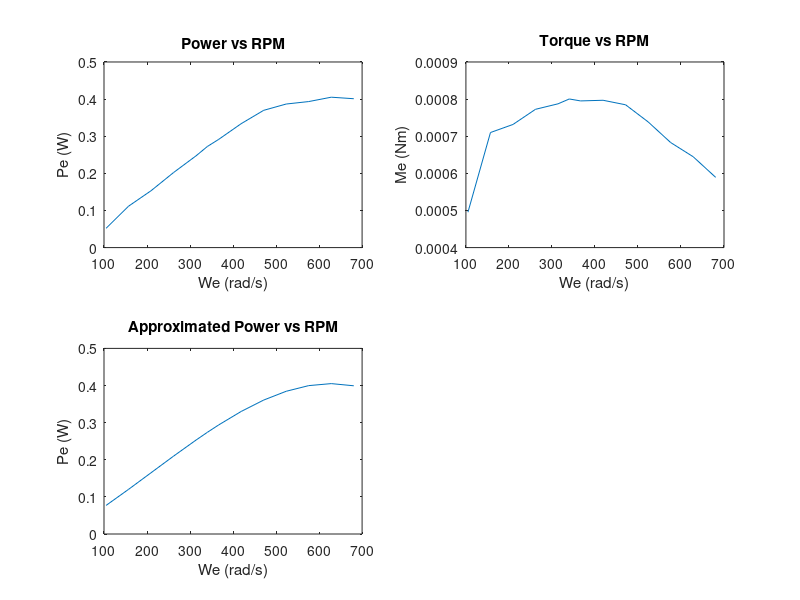

Write the MATLAB code that produced this figure.
clear all
clc

Cx = .35;
S = 1.82;
m = 970;
Vcil = 1040*10^-6;
Tf = .281;
wmin = 850;
efficiencyt = .9;
l = 2.3;
a = 1.15;
hG = .5;
wheel_indication = '155/65R13';
N = 5;
ts = 1;
Je = .08;
Jw = 1.6;
g = 9.81;
ro = 1.3;
alpha = atan(0:0.1:0.4);
f0 = .013;
K = 6.51*10^-6;

vKm = 0:10:300;

vm = vKm./3.6;

% Part 1
A = zeros(5, 1);
B = zeros(5, 1);
R = zeros(5, 31);
P = zeros(5, 31);
Pnorm = zeros(5, 31);
Pcar = zeros(5, 1);
Vcar = zeros(5, 1);
Av = zeros(5, 31);
Bv3 = zeros(5, 31);

% for i = 1:5
%     A(i) = m*g*(f0*cos(alpha(i)*pi) + sin(alpha(i)));
%     B(i) = m*g*K*cos(alpha(i)) + 0.5*ro*S*Cx;
% 
%     Vcar(i) = sqrt(A(1)/B(1));
%     Pcar(i) = 2*A(i)*sqrt(A(i)/B(i));
%         
%     for j = 1:31
%         R(i, j) = A(i) + B(i)*(vm(j).^2);
%         Av(i, j) = A(i)*vm(j);
%         Bv3(i, j) = B(i)*vm(j).^3;
%         P(i, j) = Av(i, j) + Bv3(i, j);
%         Pnorm(i, j) = P(i, j)/Pcar(i);
%     end
% 
%     Vnorm = vm/Vcar(i);
%     
% end
% 
% figure; hold on;
% 
% for i = 1:2
%     subplot(3, 3, i);
%     plot(vm, R(i, 1:31), 'g');
%     xlabel('Velocity (m/s)');
%     ylabel('Resistance (N)');
%     title(['Resistance vs Velocity @ tan(alpha) = ', num2str(tan(alpha(i)))]);
% end
% 
% for i = 1:2
%     subplot(3, 3, i+2);
%     plot(log(vm), log(P(i, 1:31)), log(vm), log(Av(i, 1:31)), log(vm), log(Bv3(i, 1:31)));
%     xlabel('log(V)');
%     ylabel('log(P)');
%     title(['Power vs Velocity @ tan(alpha) = ', num2str(tan(alpha(i)))]);
% end
% 
% for i = 1:5
%     subplot(3, 3, i+4);
%     plot(log(Vnorm), log(Pnorm(i, 1:31)));
%     xlabel('log(Vnorm)');
%     ylabel('log(Pnorm)');
%     title(['Pnorm vs Vnorm @ tan(alpha) = ', num2str(tan(alpha(i)))]);
% end

% Part 2
werpm = [1000, 1500, 2000, 2500, 3000, 3250, 3500, 4000, 4500, 5000, 5500, 6000, 6500];
we = (2*pi/60).*werpm;
mep = [5.985, 8.5785, 8.841, 9.3345, 9.513, 9.6705, 9.6075, 9.6285, 9.4815, 8.9250, 8.2530, 7.791, 7.119];
%Using a for stroke engine
k = 0.5;
Pe = zeros(13, 1);
Me = zeros(13, 1);
for i = 1:13
   Pe(i) =  k*mep(i)*Vcil*we(i)/(2*pi);
   Me(i) = Pe(i)/we(i);
end
figure; hold on;
subplot(2, 2, 1);
plot(we, Pe);
xlabel('We (rad/s)');
ylabel('Pe (W)');
title('Power vs RPM');
subplot(2, 2, 2);
plot(we, Me);
xlabel('We (rad/s)');
ylabel('Me (Nm)');
title('Torque vs RPM');

[Pmax, imax] = max(Pe);
wemax = we(imax);
Pi = zeros(3, 1);
Peapp = zeros(13, 1);

for i = 1:3
    Pi(i) = Pmax/(wemax^i);
end

Pi(3) = -Pi(3);

for i= 1:13
    for j = 1:3
       Peapp(i) = Peapp(i) + Pi(j)*we(i)^j; 
    end
end

subplot(2, 2, 3);
plot(we, Peapp);
xlabel('We (rad/s)');
ylabel('Pe (W)');
title('Approximated Power vs RPM');
